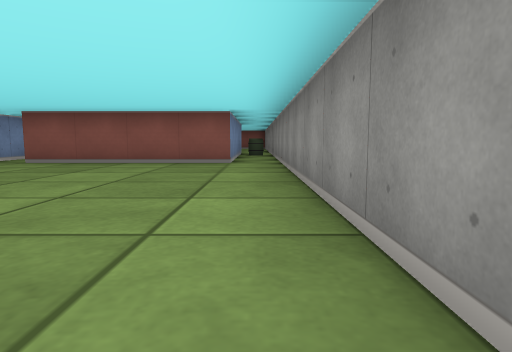
view 1 (above)

14 first-person views from a walk through a cub3D ray-caster map. The camera is about half as high as the walls, tilts 6° down and sees 75° across. The floor is counted in squares. Each view is taken from the middle of a square. On the plan, view 1 faces up. The plan holds only what a view shows up to about 9 squares ahead; the rest is blank.

view 2
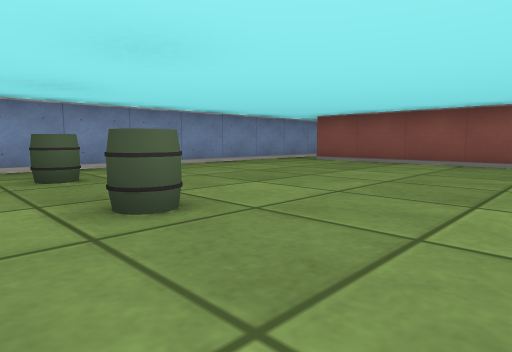

view 3
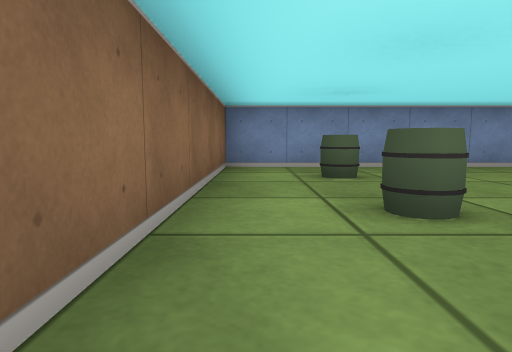

view 4
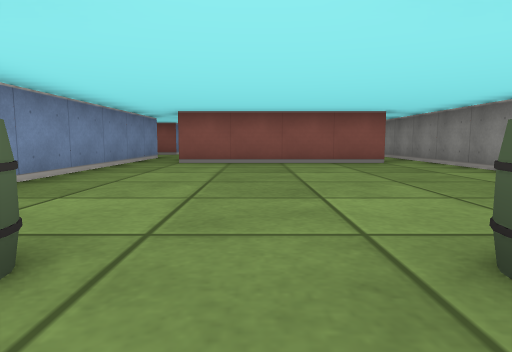

view 5
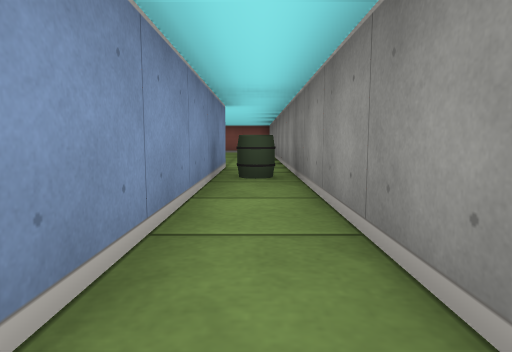

view 6
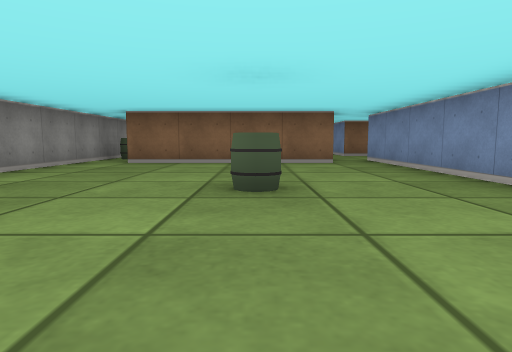

view 7
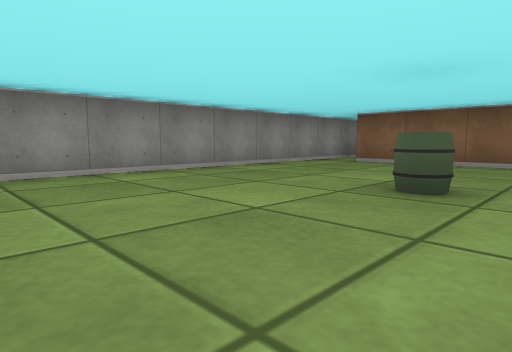

view 8
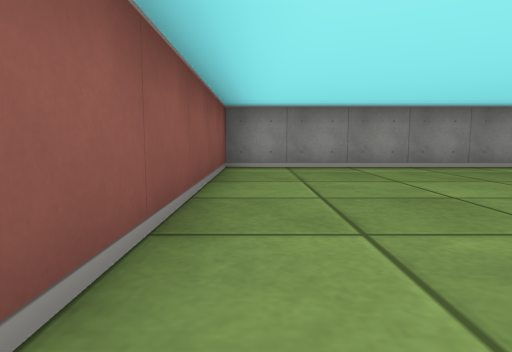

view 9
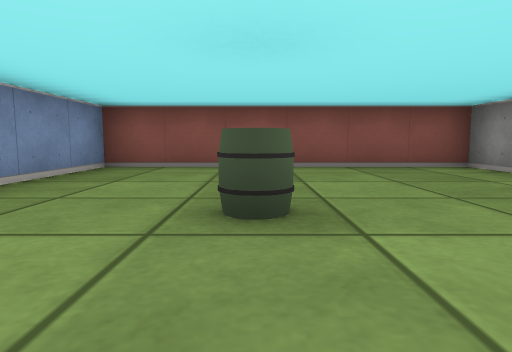

view 10
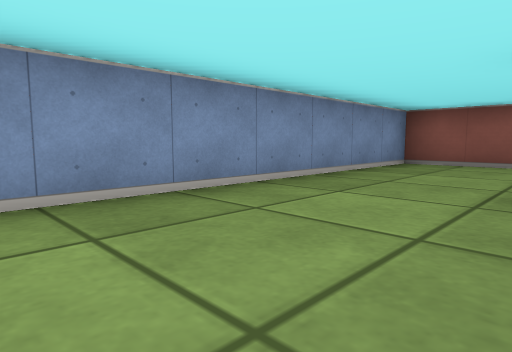

view 11
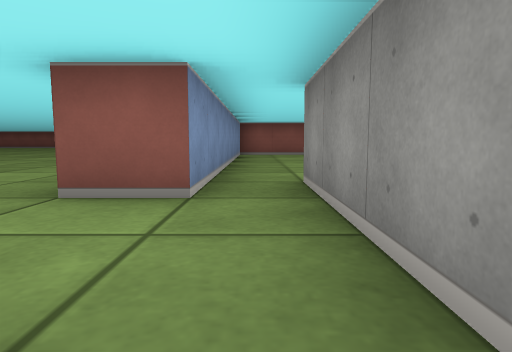

view 12
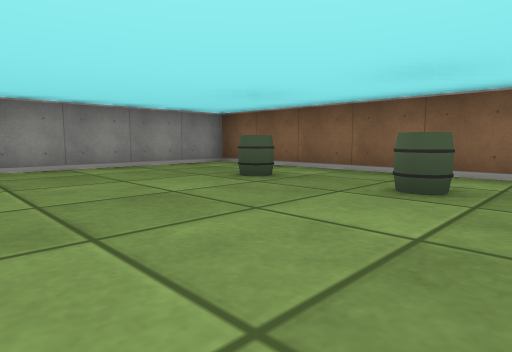

view 13
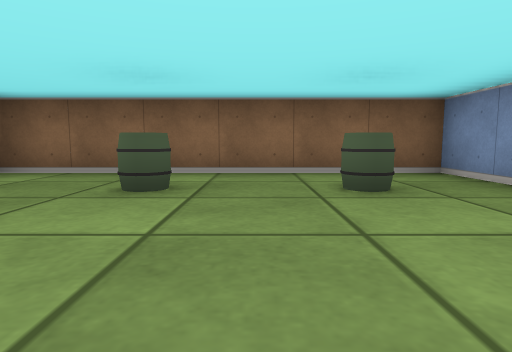

view 14
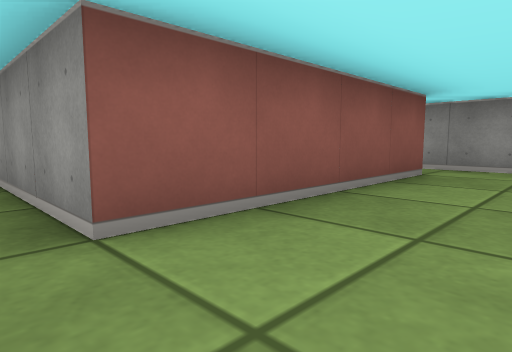

### Floor plan
Points are (right, up) in squares from view 1. A wall is a line through its corners. A room is listed if a view was taken in it or the views show most of it. See-through windows are left out.
Room 1 (views 1, 2, 3, 4, 5, 12, 13, 14)
walls: (-5.5, 6.5) (-5.5, -0.5) (0.5, -0.5) (0.5, 11.5); (-0.5, 11.5) (-0.5, 6.5) (-4.5, 6.5)
ways out: opening at (0, 11) to room 2; opening at (-5, 7.5) to room 3
objects: barrel (-4, 1); barrel (-2, 1); barrel (0, 10)
Room 2 (views 6, 7, 8, 9, 10)
walls: (-4.5, 11.5) (-0.5, 11.5); (0.5, 11.5) (0.5, 18.5) (-5.5, 18.5) (-5.5, 11.5)
ways out: opening at (0, 11) to room 1; opening at (-5, 11) to room 3
objects: barrel (-3, 15)
Room 3 (view 11)
walls: (-5.5, 8.5) (-5.5, 6.5); (-5.5, 11.5) (-5.5, 10.5); (-4.5, 6.5) (-4.5, 11.5)
ways out: opening at (-5, 7.5) to room 1; opening at (-5, 11) to room 2; opening at (-6, 9.5)

Positions as (right, up) in squares from view 1, and headings:
1: (0, 0), facing up
2: (0, 0), facing up-left
3: (0, 0), facing left
4: (-3, 0), facing up
5: (0, 6), facing up
6: (-3, 18), facing down
7: (-4, 18), facing down-right
8: (-5, 18), facing right
9: (-3, 13), facing up
10: (-3, 12), facing up-left
11: (-5, 8), facing up
12: (-5, 4), facing down-right
13: (-3, 4), facing down
14: (-5, 5), facing up-right
